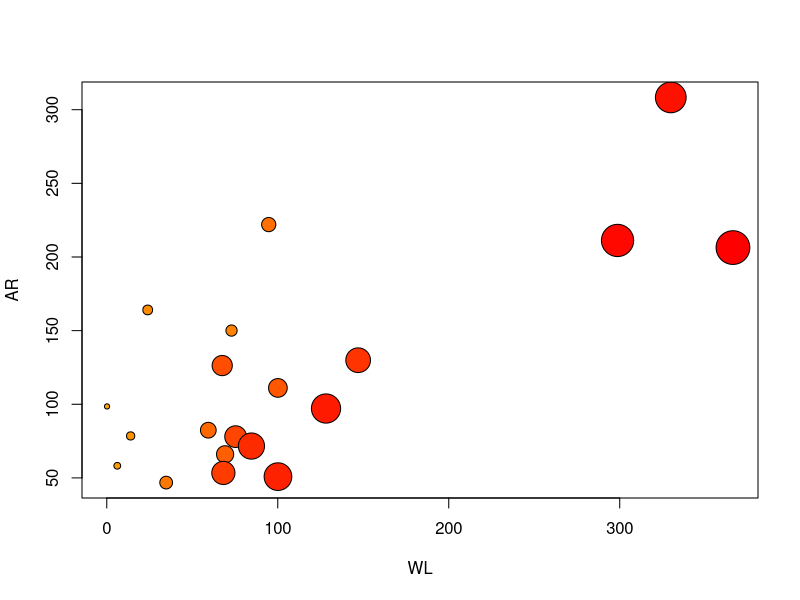

This figure's R source:
## ---- chunk 1
set.seed(1289)
wingspan <- rnorm(20,10,2) 
wingarea <- rnorm(20,1,0.4) 
mass <- seq(0.01,20,length.out=20)
AR <- wingspan^2/wingarea 
WL<- mass*9.81/wingarea
## ---- chunk 2
ramp <- colorRamp(c("orange", "red"))
col.pch<-rgb( ramp(seq(0, 1, length = 20)), max = 255)
plot(WL,AR,bg=col.pch,pch=21,cex=c(1:20)/5+0.5)
